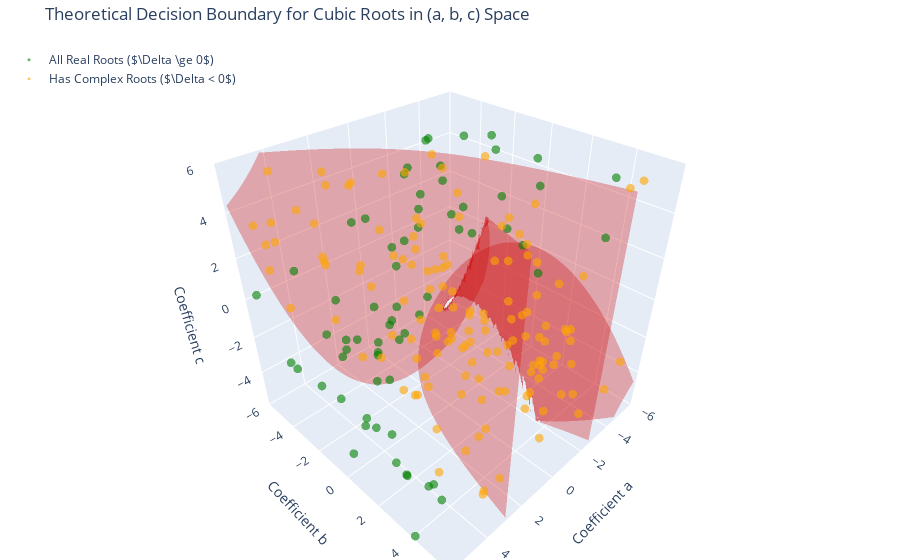

Notebook code for this chart:
### Code cell
# 2. Calculate Theoretical Boundary
lim = 6 # Grid limits slightly larger than sample range
n_points = 100 # Resolution for marching cubes grid (adjust for performance/smoothness)
a_range = np.linspace(-lim, lim, n_points)
b_range = np.linspace(-lim, lim, n_points)
c_range = np.linspace(-lim, lim, n_points)
a_grid, b_grid, c_grid = np.meshgrid(a_range, b_range, c_range, indexing='ij') # Use 'ij' indexing

# Calculate alpha and beta on the grid
alpha_grid = a_grid**2 - b_grid
beta_grid = 2 * a_grid**3 - 3 * a_grid * b_grid + c_grid

# Calculate the function whose zero level set is the boundary: 4*alpha^3 - beta^2
# This is proportional to the discriminant. The boundary is where it's zero.
boundary_function = 4 * alpha_grid**3 - beta_grid**2

# Use marching cubes to find the surface where boundary_function = 0
try:
    verts_theo, faces_theo, _, _ = measure.marching_cubes(boundary_function, level=0, spacing=(2*lim/n_points, 2*lim/n_points, 2*lim/n_points))
    # Adjust vertex coordinates to match the original a, b, c space
    verts_theo += np.array([-lim, -lim, -lim])
    valid_mesh = True
except ValueError:
    print("Marching cubes did not find the level set. Check grid range or level.")
    valid_mesh = False


# 3. Plot
fig = go.Figure()

# Add theoretical decision boundary mesh (if found)
if valid_mesh:
    x_theo, y_theo, z_theo = verts_theo.T
    i_theo, j_theo, k_theo = faces_theo.T
    fig.add_trace(go.Mesh3d(
        x=x_theo, y=y_theo, z=z_theo,
        i=i_theo, j=j_theo, k=k_theo,
        opacity=0.3, # Make it semi-transparent
        flatshading=True, # Looks better for this surface
        color='red',
        name='Theoretical Boundary ($\Delta = 0$)' # Use LaTeX for Delta
    ))

# Sample points for the 3D plot
n_sample_plot = 1000 # Number of points to plot
df_sample = df.sample(n=n_sample_plot, random_state=1)

# Add sample points colored by root type
fig.add_trace(go.Scatter3d(
    x=df_sample.loc[~df_sample['r'], 'a'], # Tilde negates the boolean
    y=df_sample.loc[~df_sample['r'], 'b'],
    z=df_sample.loc[~df_sample['r'], 'c'],
    mode='markers',
    marker=dict(size=3, color='green', opacity=0.6),
    name='All Real Roots ($\Delta \ge 0$)' # Correct condition
))
fig.add_trace(go.Scatter3d(
    x=df_sample.loc[df_sample['r'], 'a'],
    y=df_sample.loc[df_sample['r'], 'b'],
    z=df_sample.loc[df_sample['r'], 'c'],
    mode='markers',
    marker=dict(size=3, color='orange', opacity=0.6),
    name='Has Complex Roots ($\Delta < 0$)' # Correct condition
))

# Update layout
fig.update_layout(
    title='Theoretical Decision Boundary for Cubic Roots in (a, b, c) Space',
    scene=dict(
        xaxis_title='Coefficient a',
        yaxis_title='Coefficient b',
        zaxis_title='Coefficient c',
        xaxis=dict(range=[-lim, lim]), # Set axis limits to match grid
        yaxis=dict(range=[-lim, lim]),
        zaxis=dict(range=[-lim, lim]),
        aspectmode='cube' # Ensures equal aspect ratio
    ),
    legend=dict(x=0.01, y=0.99), # Position legend
    margin=dict(l=0, r=0, b=0, t=40) # Adjust margins
)

# Show the figure
fig.show()

### Figure 1 — Plotly figure (JSON) as saved in the notebook; plotly's stock layout.template omitted (floating-point values rounded to 4 significant figures; data arrays with more than 128 entries replaced by an {"elided": "..."} marker saying what was removed)
{"data": [{"color": "red", "flatshading": true, "i": {"elided": "65802 int values"}, "j": {"elided": "65802 int values"}, "k": {"elided": "65802 int values"}, "name": "Theoretical Boundary ($\\Delta = 0$)", "opacity": 0.3, "type": "mesh3d", "x": {"elided": "33480 float values"}, "y": {"elided": "33480 float values"}, "z": {"elided": "33480 float values"}}, {"marker": {"color": "green", "opacity": 0.6, "size": 3}, "mode": "markers", "name": "All Real Roots ($\\Delta \\ge 0$)", "type": "scatter3d", "x": {"elided": "425 float values"}, "y": {"elided": "425 float values"}, "z": {"elided": "425 float values"}}, {"marker": {"color": "orange", "opacity": 0.6, "size": 3}, "mode": "markers", "name": "Has Complex Roots ($\\Delta < 0$)", "type": "scatter3d", "x": {"elided": "575 float values"}, "y": {"elided": "575 float values"}, "z": {"elided": "575 float values"}}], "layout": {"legend": {"x": 0.01, "y": 0.99}, "margin": {"b": 0, "l": 0, "r": 0, "t": 40}, "scene": {"aspectmode": "cube", "xaxis": {"range": [-6, 6], "title": {"text": "Coefficient a"}}, "yaxis": {"range": [-6, 6], "title": {"text": "Coefficient b"}}, "zaxis": {"range": [-6, 6], "title": {"text": "Coefficient c"}}}, "title": {"text": "Theoretical Decision Boundary for Cubic Roots in (a, b, c) Space"}}}
